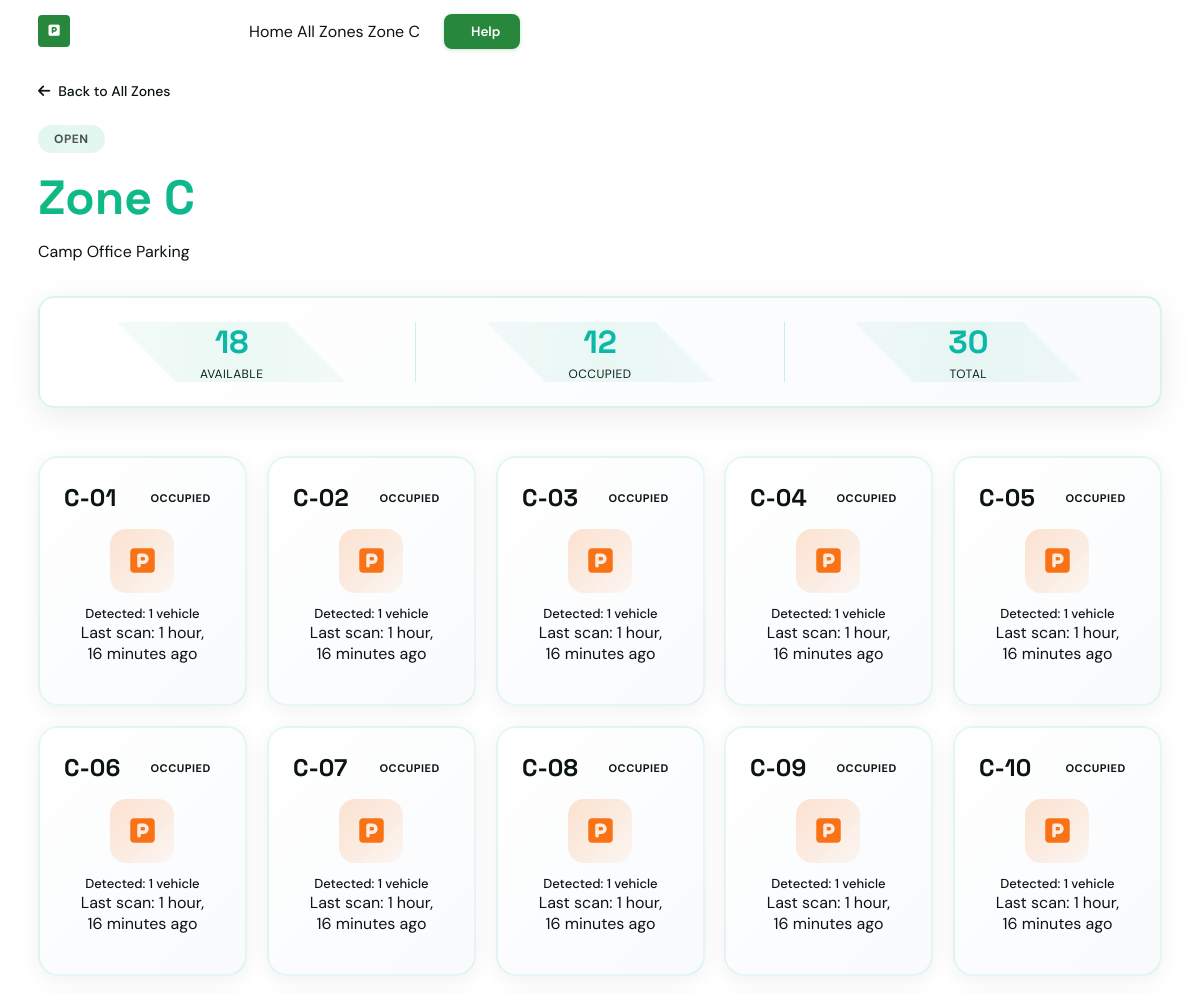
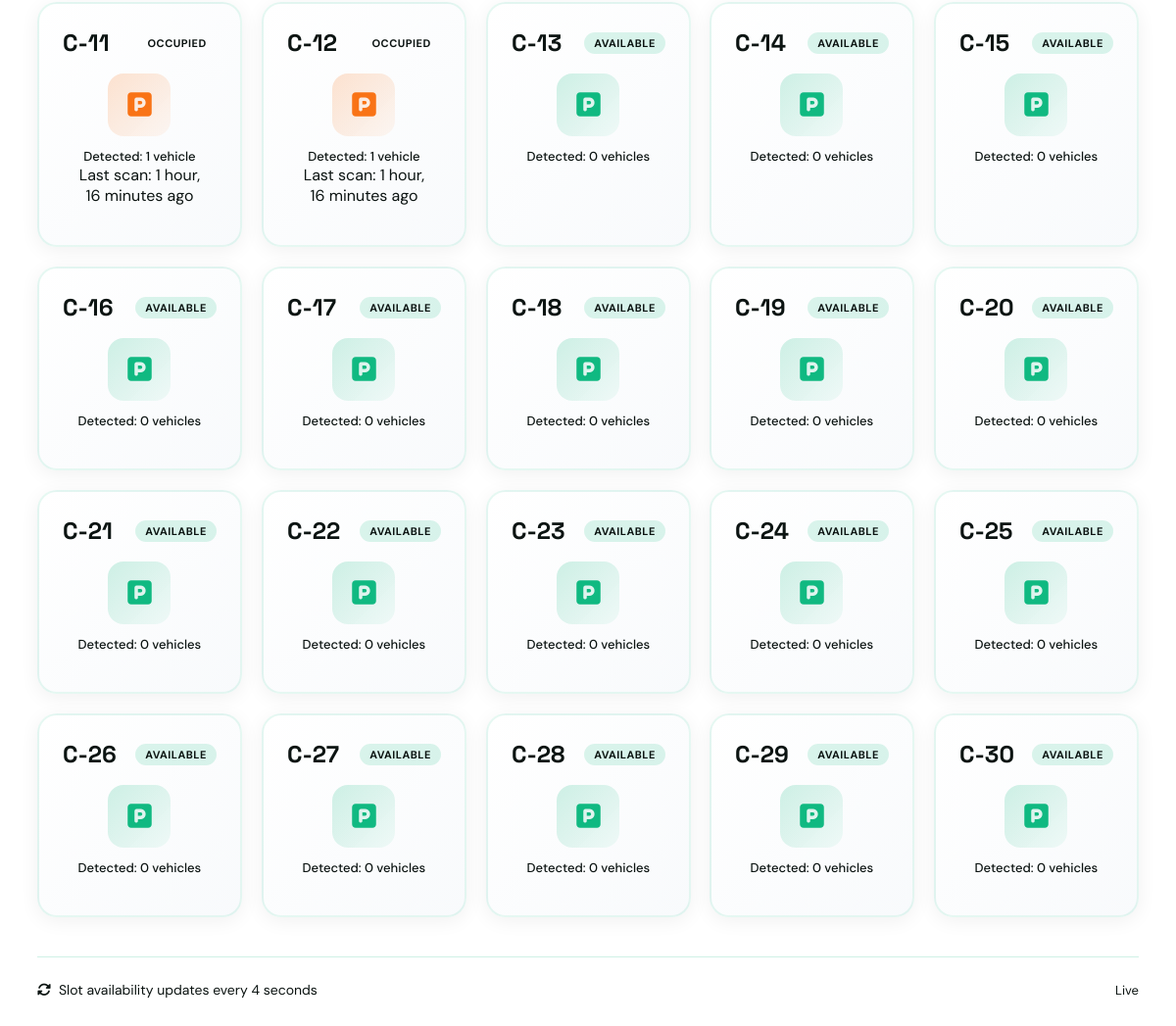
/parking/zone/5/, run on the app's committed database (2 pictures, top to bottom).
### App/models.py (models this page shows, shortened)
class ParkingZone(models.Model):
    STATUS_CHOICES = [
        ('open',    'Open'),
        ('filling', 'Filling'),
        ('full',    'Full'),
        ('closed',  'Closed'),
    ]
    name             = models.CharField(max_length=100)
    description      = models.CharField(max_length=255, blank=True)
    capacity         = models.PositiveIntegerField(default=50)
    status           = models.CharField(max_length=10, choices=STATUS_CHOICES, default='open')
    latitude         = models.FloatField(default=0.0, help_text="Zone GPS latitude. Update to real value.")
    longitude        = models.FloatField(default=0.0, help_text="Zone GPS longitude. Update to real value.")
    manual_override  = models.BooleanField(default=False)
    override_status  = models.CharField(max_length=10, choices=STATUS_CHOICES, blank=True, null=True)
    created_at       = models.DateTimeField(auto_now_add=True)
    updated_at       = models.DateTimeField(auto_now=True)
    def occupied_count(self):
        return self.slots.filter(status='occupied').count()
    def available_count(self):
        return self.slots.filter(status='available').count()
    class Meta:
        ordering = ['name']

class ParkingSlot(models.Model):
    STATUS_CHOICES = [
        ('available', 'Available'),
        ('occupied',  'Occupied'),
        ('blocked',   'Blocked'),
    ]
    zone            = models.ForeignKey(ParkingZone, on_delete=models.CASCADE, related_name='slots')
    slot_number     = models.CharField(max_length=10)
    status          = models.CharField(max_length=10, choices=STATUS_CHOICES, default='available')
    detected_vehicles = models.PositiveIntegerField(default=0, help_text="Number of vehicles detected by YOLO")
    last_detection_at = models.DateTimeField(null=True, blank=True, help_text="Last time YOLO detection ran")
    confidence_score = models.FloatField(null=True, blank=True, help_text="Average confidence score of detection")
    updated_at      = models.DateTimeField(auto_now=True)
    class Meta:
        ordering = ['zone', 'slot_number']
        unique_together = ['zone', 'slot_number']

### App/views.py (the view)
# urls.py: path('zone/<int:zone_id>/', views.zone_detail, name='zone_detail'),
def zone_detail(request, zone_id):
    zone  = get_object_or_404(ParkingZone, id=zone_id)
    slots = zone.slots.all().order_by('slot_number')
    return render(request, 'zone_detail.html', {
        'zone':        zone,
        'slots':       slots,
    })

### templates/zone_detail.html (shortened to what this page needs)
{% load static %}
<!DOCTYPE html>
<html lang="en">
<head>
    <link rel="stylesheet" href="https://cdnjs.cloudflare.com/ajax/libs/font-awesome/6.5.0/css/all.min.css">
    <link rel="stylesheet" href="{% static 'css/index.css' %}">
    <link rel="stylesheet" href="{% static 'css/parking.css' %}">
    <link rel="stylesheet" href="{% static 'css/zone_detail.css' %}">
</head>
<body>
    <nav class="site-nav">
        <div class="container">
            <div class="nav-inner">
                <a href="/" class="nav-logo">
                    <div class="nav-logo-mark">
                        <i class="fa-solid fa-square-parking"></i>
                    </div>
                    <div class="logo-text">
                        <span class="logo-main">CampAlly</span>
                        <span class="logo-badge">Parking</span>
                    </div>
                </a>
                <div class="nav-links-wrap">
                    <a href="/" class="nav-link">Home</a>
                    <a href="/parking/" class="nav-link">All Zones</a>
                    <a href="/parking/zone/{{ zone.id }}/" class="nav-link active">{{ zone.name }}</a>
                </div>
                <div class="nav-actions">
                    <button class="btn btn-primary"> Help</button>
                </div>
            </div>
        </div>
    </nav>
    <section id="zone-detail">
        <div class="container">
            <div class="zone-header">
                <div class="zone-breadcrumb">
                    <a href="/parking/" class="breadcrumb-link">
                        <i class="fa-solid fa-arrow-left"></i> Back to All Zones
                    </a>
                </div>
                <div class="zone-title-section">
                    <div class="zone-badge status-{{ zone.status }}">
                        {{ zone.get_status_display }}
                    </div>
                    <h1 class="zone-title">{{ zone.name }}</h1>
                    <p class="zone-description">{{ zone.description|default:"Parking zone in Redemption City" }}</p>
                </div>
                <div class="zone-stats">
                    <div class="zone-stat">
                        <div class="stat-value available" id="zone-available">{{ zone.available_count }}</div>
                        <div class="stat-label">Available</div>
                    </div>
                    <div class="zone-stat">
                        <div class="stat-value occupied" id="zone-occupied">{{ zone.occupied_count }}</div>
                        <div class="stat-label">Occupied</div>
                    </div>
                    <div class="zone-stat">
                        <div class="stat-value total" id="zone-total">{{ zone.slots.count }}</div>
                        <div class="stat-label">Total</div>
                    </div>
                </div>
            </div>
            <div class="slots-grid" id="slots-grid">
                {% for slot in slots %}
                <div class="slot-card status-{{ slot.status }}"
                     data-slot-id="{{ slot.id }}"
                     data-slot-number="{{ slot.slot_number }}">
                    <div class="slot-header">
                        <div class="slot-number">{{ slot.slot_number }}</div>
                        <div class="slot-status {{ slot.status }}">{{ slot.get_status_display }}</div>
                    </div>
                    <div class="slot-body">
                        <div class="slot-icon">
                            <i class="fa-solid fa-square-parking"></i>
                        </div>
                        <div class="slot-info">
                            <div class="slot-label">Detected: {{ slot.detected_vehicles }} vehicle{{ slot.detected_vehicles|pluralize }}</div>
                            {% if slot.last_detection_at %}
                            <div class="slot-meta">Last scan: {{ slot.last_detection_at|timesince }} ago</div>
                            {% endif %}
                        </div>
                    </div>
                </div>
                {% endfor %}
            </div>
            <div class="zone-footer">
                <div class="footer-info">
                    <i class="fa-solid fa-rotate"></i>
                    <span>Slot availability updates every 4 seconds</span>
                </div>
                <div class="footer-status" id="poll-status">
                    <span class="status-dot"></span>
                    <span>Live</span>
                </div>
            </div>
        </div>
    </section>
</body>
</html>

### static/css/index.css (style rules this page uses)
:root { --g900: #062715; --g800: #0d3d20; --g700: #155228; --g600: #1e6b31; --g500: #27873d; --g400: #33a34c; --g300: #5ec278; --g200: #a8ddb7; --g100: #d6f0de; --g50: #edf7f0; --g25: #f5fbf7; --n900: #0c1412; --n800: #1a2320; --n700: #2d3b37; --n600: #4a5e57; --n500: #637870; --n400: #8fa39b; --n300: #b8cac4; --n200: #d8e4e0; --n100: #ecf2f0; --n50: #f6faf8; --white: #ffffff; --red: #c0392b; --red50: #fdf2f1; --amber: #b45309; --amber50: #fef9ee; --blue: #1a4fa8; --blue50: #eff4fe; --nav-h: 62px; --r-s: 4px; --r-m: 8px; --r-l: 14px; --r-xl: 20px; --sh-s: 0 1px 3px rgba(0,0,0,.07), 0 1px 2px rgba(0,0,0,.04); --sh-m: 0 4px 16px rgba(0,0,0,.08), 0 1px 4px rgba(0,0,0,.04); --sh-l: 0 12px 40px rgba(0,0,0,.10), 0 3px 8px rgba(0,0,0,.05); --sh-xl: 0 24px 64px rgba(0,0,0,.12), 0 6px 16px rgba(0,0,0,.06); --ease-out: cubic-bezier(0.22, 1, 0.36, 1); --ease-spring: cubic-bezier(0.34, 1.56, 0.64, 1); --font: 'DM Sans', system-ui, -apple-system, sans-serif; --font-serif: 'Fraunces', Georgia, serif; --font-mono: 'DM Mono', 'Consolas', monospace; }
*, *::before, *::after { box-sizing: border-box; margin: 0; padding: 0; }
html { scroll-behavior: smooth; font-size: 16px; }
body { font-family: var(--font); color: var(--n900); background: var(--white); overflow-x: hidden; -webkit-font-smoothing: antialiased; }
a { color: inherit; text-decoration: none; }
button, input { font-family: var(--font); cursor: pointer; }
.container { max-width: 1180px; margin: 0 auto; padding: 0 28px; }
.site-nav { position: fixed; top: 0; left: 0; right: 0; z-index: 900; height: var(--nav-h); transition: background .3s ease, box-shadow .3s ease, border-color .3s ease; }
.nav-inner { height: var(--nav-h); display: flex; align-items: center; gap: 24px; }
.nav-logo { display: flex; align-items: center; gap: 10px; font-weight: 700; font-size: 1.05rem; color: var(--white); transition: color .2s; }
.nav-logo-mark { width: 32px; height: 32px; background: var(--g500); border-radius: var(--r-s); display: flex; align-items: center; justify-content: center; color: white; font-size: .8rem; flex-shrink: 0; }
.nav-actions { display: flex; gap: 8px; align-items: center; }
.btn { display: inline-flex; align-items: center; gap: 7px; border: none; border-radius: var(--r-m); font-weight: 600; font-size: .84rem; padding: 9px 20px; transition: all .2s var(--ease-out); white-space: nowrap; cursor: pointer; }
.btn-primary { background: var(--g500); color: white; box-shadow: 0 1px 4px rgba(39,135,61,.25); }
.stat-label { display: block; font-size: .72rem; color: var(--n400); text-transform: uppercase; letter-spacing: .04em; margin-top: 2px; }

### static/css/parking.css (style rules this page uses)
.stat-value { font-family: 'Space Grotesk', 'DM Sans', sans-serif; font-size: 36px; font-weight: 700; color: var(--primary); margin-bottom: 4px; }
.stat-label { font-size: 13px; color: var(--text-secondary); }
.zone-badge { font-size: 11px; font-weight: 700; padding: 4px 12px; border-radius: 20px; text-transform: uppercase; letter-spacing: 0.5px; }
.zone-badge.status-open { background: rgba(16, 185, 129, 0.15); color: var(--primary); }
.footer-info { display: flex; align-items: center; gap: 8px; font-size: 14px; color: var(--text-secondary); }
.footer-info i { color: var(--primary); }
.footer-status { display: flex; align-items: center; gap: 8px; font-size: 13px; color: var(--text-secondary); }
.status-dot { width: 8px; height: 8px; border-radius: 50%; background: var(--primary); animation: pulse 2s ease-in-out infinite; }

### data on the page
ParkingZone: name "Zone C", status "OPEN", description "Camp Office Parking", available_count "18", occupied_count "12", slots.count "30"
ParkingSlot: slot_number "C-01", status "OCCUPIED", detected_vehicles "1", last_detection_at "1 hour, 16 minutes"
ParkingSlot: slot_number "C-02", status "OCCUPIED", detected_vehicles "1", last_detection_at "1 hour, 16 minutes"
ParkingSlot: slot_number "C-03", status "OCCUPIED", detected_vehicles "1", last_detection_at "1 hour, 16 minutes"
ParkingSlot: slot_number "C-04", status "OCCUPIED", detected_vehicles "1", last_detection_at "1 hour, 16 minutes"
ParkingSlot: slot_number "C-05", status "OCCUPIED", detected_vehicles "1", last_detection_at "1 hour, 16 minutes"
ParkingSlot: slot_number "C-06", status "OCCUPIED", detected_vehicles "1", last_detection_at "1 hour, 16 minutes"
ParkingSlot: slot_number "C-07", status "OCCUPIED", detected_vehicles "1", last_detection_at "1 hour, 16 minutes"
ParkingSlot: slot_number "C-08", status "OCCUPIED", detected_vehicles "1", last_detection_at "1 hour, 16 minutes"
ParkingSlot: slot_number "C-09", status "OCCUPIED", detected_vehicles "1", last_detection_at "1 hour, 16 minutes"
ParkingSlot: slot_number "C-10", status "OCCUPIED", detected_vehicles "1", last_detection_at "1 hour, 16 minutes"
ParkingSlot: slot_number "C-11", status "OCCUPIED", detected_vehicles "1", last_detection_at "1 hour, 16 minutes"
ParkingSlot: slot_number "C-12", status "OCCUPIED", detected_vehicles "1", last_detection_at "1 hour, 16 minutes"
ParkingSlot: slot_number "C-13", status "AVAILABLE", detected_vehicles "0"
ParkingSlot: slot_number "C-14", status "AVAILABLE", detected_vehicles "0"
ParkingSlot: slot_number "C-15", status "AVAILABLE", detected_vehicles "0"
ParkingSlot: slot_number "C-16", status "AVAILABLE", detected_vehicles "0"
ParkingSlot: slot_number "C-17", status "AVAILABLE", detected_vehicles "0"
ParkingSlot: slot_number "C-18", status "AVAILABLE", detected_vehicles "0"
ParkingSlot: slot_number "C-19", status "AVAILABLE", detected_vehicles "0"
ParkingSlot: slot_number "C-20", status "AVAILABLE", detected_vehicles "0"
ParkingSlot: slot_number "C-21", status "AVAILABLE", detected_vehicles "0"
ParkingSlot: slot_number "C-22", status "AVAILABLE", detected_vehicles "0"
ParkingSlot: slot_number "C-23", status "AVAILABLE", detected_vehicles "0"
ParkingSlot: slot_number "C-24", status "AVAILABLE", detected_vehicles "0"
ParkingSlot: slot_number "C-25", status "AVAILABLE", detected_vehicles "0"
ParkingSlot: slot_number "C-26", status "AVAILABLE", detected_vehicles "0"
ParkingSlot: slot_number "C-27", status "AVAILABLE", detected_vehicles "0"
ParkingSlot: slot_number "C-28", status "AVAILABLE", detected_vehicles "0"
ParkingSlot: slot_number "C-29", status "AVAILABLE", detected_vehicles "0"
ParkingSlot: slot_number "C-30", status "AVAILABLE", detected_vehicles "0"
